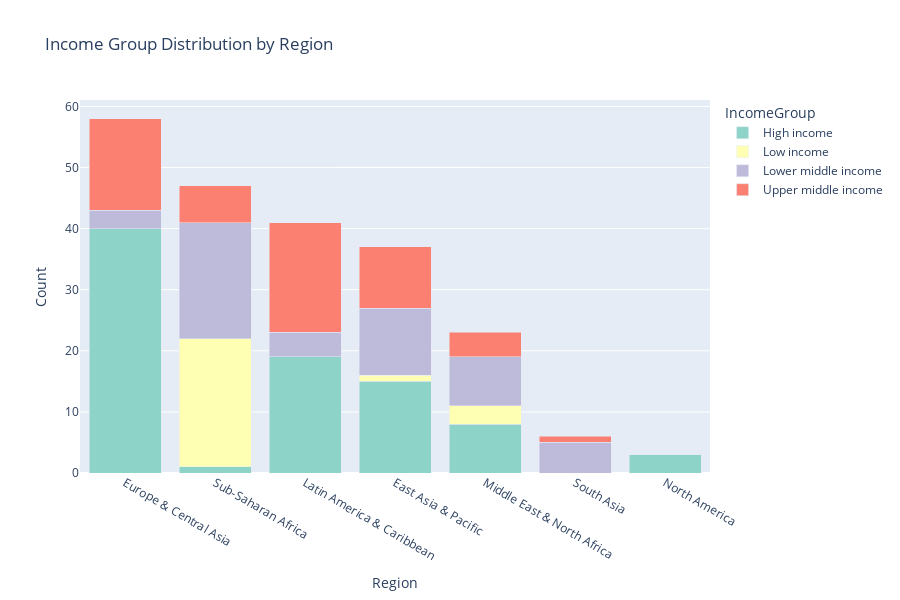

Here is the notebook cell this chart was saved with:
### Code cell
# Regional Distribution of Income Groups
region_income = df_clean.groupby(['Region', 'IncomeGroup']).size().reset_index(name='Count')

fig = px.bar(region_income, x='Region', y='Count', color='IncomeGroup',
             title='Income Group Distribution by Region',
             barmode='stack', color_discrete_sequence=px.colors.qualitative.Set3)
fig.update_layout(height=600, xaxis={'categoryorder':'total descending'})
fig.show()

### Figure 1 — Plotly figure (JSON) as saved in the notebook; plotly's stock layout.template omitted (floating-point values rounded to 4 significant figures)
{"data": [{"hovertemplate": "IncomeGroup=High income<br>Region=%{x}<br>Count=%{y}<extra></extra>", "legendgroup": "High income", "marker": {"color": "rgb(141,211,199)", "pattern": {"shape": ""}}, "name": "High income", "orientation": "v", "showlegend": true, "textposition": "auto", "type": "bar", "x": ["East Asia & Pacific", "Europe & Central Asia", "Latin America & Caribbean", "Middle East & North Africa", "North America", "Sub-Saharan Africa"], "xaxis": "x", "y": [15, 40, 19, 8, 3, 1], "yaxis": "y"}, {"hovertemplate": "IncomeGroup=Low income<br>Region=%{x}<br>Count=%{y}<extra></extra>", "legendgroup": "Low income", "marker": {"color": "rgb(255,255,179)", "pattern": {"shape": ""}}, "name": "Low income", "orientation": "v", "showlegend": true, "textposition": "auto", "type": "bar", "x": ["East Asia & Pacific", "Middle East & North Africa", "Sub-Saharan Africa"], "xaxis": "x", "y": [1, 3, 21], "yaxis": "y"}, {"hovertemplate": "IncomeGroup=Lower middle income<br>Region=%{x}<br>Count=%{y}<extra></extra>", "legendgroup": "Lower middle income", "marker": {"color": "rgb(190,186,218)", "pattern": {"shape": ""}}, "name": "Lower middle income", "orientation": "v", "showlegend": true, "textposition": "auto", "type": "bar", "x": ["East Asia & Pacific", "Europe & Central Asia", "Latin America & Caribbean", "Middle East & North Africa", "South Asia", "Sub-Saharan Africa"], "xaxis": "x", "y": [11, 3, 4, 8, 5, 19], "yaxis": "y"}, {"hovertemplate": "IncomeGroup=Upper middle income<br>Region=%{x}<br>Count=%{y}<extra></extra>", "legendgroup": "Upper middle income", "marker": {"color": "rgb(251,128,114)", "pattern": {"shape": ""}}, "name": "Upper middle income", "orientation": "v", "showlegend": true, "textposition": "auto", "type": "bar", "x": ["East Asia & Pacific", "Europe & Central Asia", "Latin America & Caribbean", "Middle East & North Africa", "South Asia", "Sub-Saharan Africa"], "xaxis": "x", "y": [10, 15, 18, 4, 1, 6], "yaxis": "y"}], "layout": {"barmode": "stack", "height": 600, "legend": {"title": {"text": "IncomeGroup"}, "tracegroupgap": 0}, "title": {"text": "Income Group Distribution by Region"}, "xaxis": {"anchor": "y", "categoryorder": "total descending", "domain": [0, 1], "title": {"text": "Region"}}, "yaxis": {"anchor": "x", "domain": [0, 1], "title": {"text": "Count"}}}}
